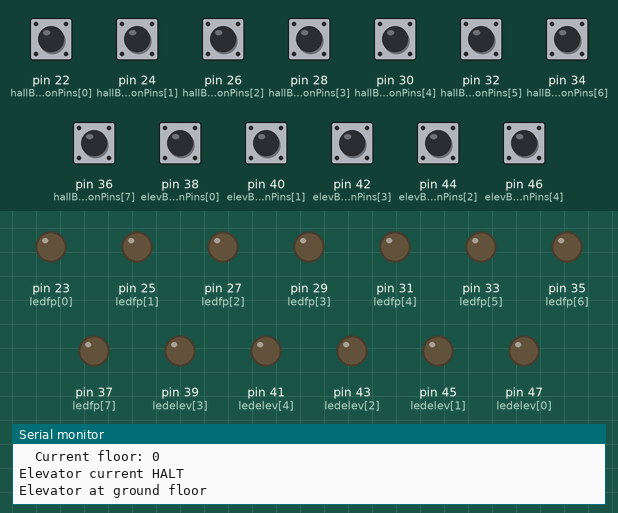
Bench run of a sketch on a simulated Arduino Mega 2560, built with avr-gcc and run on an emulated ATmega2560. Parts: output pins drawn as LEDs (lit = HIGH), the last lines printed to the serial monitor. Inputs (shaded band) come from the test bench; at power-on: pin 22 (hallButtonPins[0]), pin 24 (hallButtonPins[1]), pin 26 (hallButtonPins[2]), pin 28 (hallButtonPins[3]), pin 30 (hallButtonPins[4]), pin 32 (hallButtonPins[5]), pin 34 (hallButtonPins[6]), pin 36 (hallButtonPins[7]), pin 38 (elevButtonPins[0]), pin 40 (elevButtonPins[1]), pin 42 (elevButtonPins[3]), pin 44 (elevButtonPins[2]), pin 46 (elevButtonPins[4]) HIGH.

Above: at 1.2 s.
1.3 s: pin 22 (hallButtonPins[0]) pulled LOW for 0.15 s
At 1.7 s:
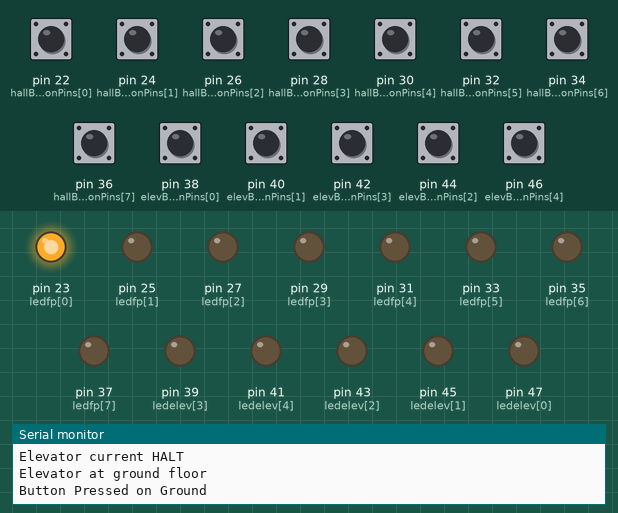
2.9 s: pin 24 (hallButtonPins[1]) pulled LOW for 0.15 s
At 4.1 s:
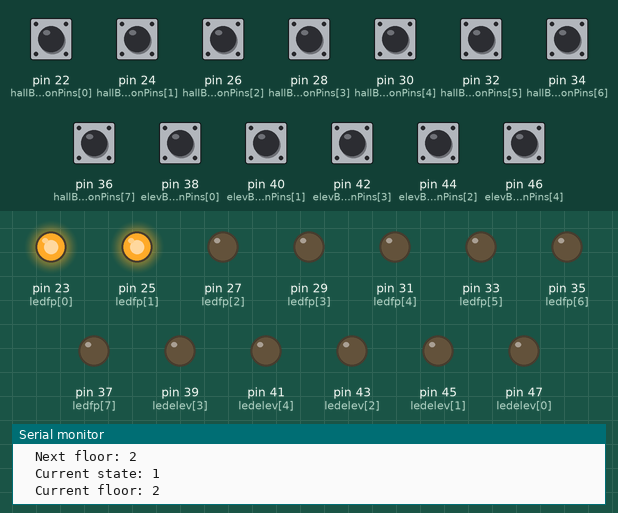
4.5 s: pin 26 (hallButtonPins[2]) pulled LOW for 0.15 s
At 5.4 s:
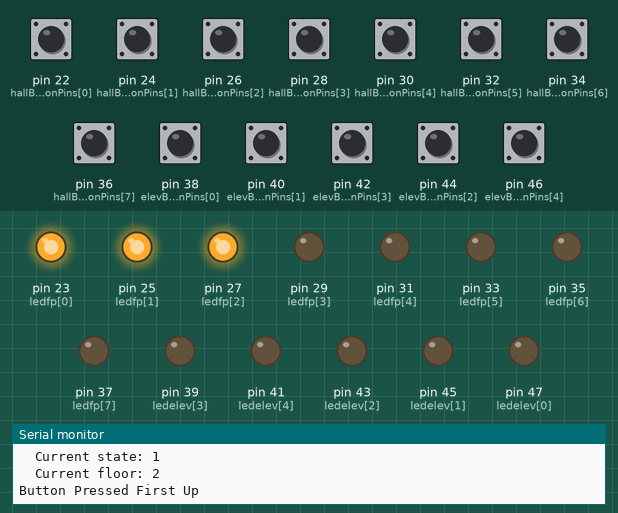
6.1 s: pin 28 (hallButtonPins[3]) pulled LOW for 0.15 s
At 6.5 s:
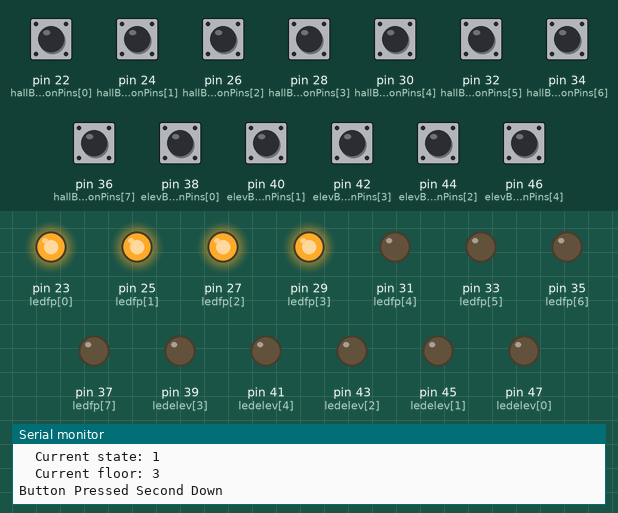
7.7 s: pin 30 (hallButtonPins[4]) pulled LOW for 0.15 s
At 8.9 s:
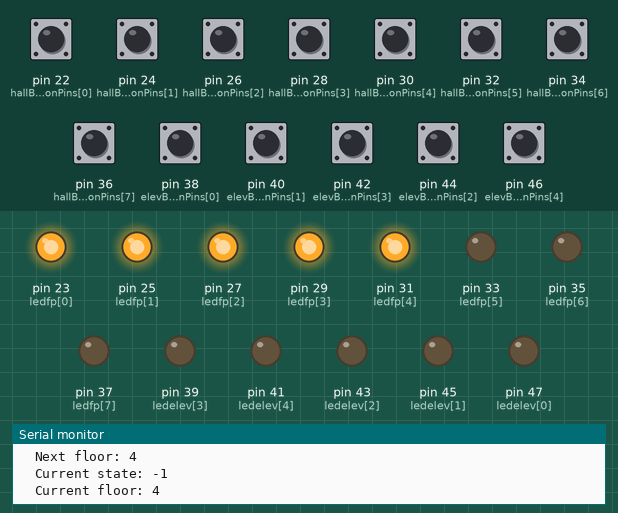
9.3 s: pin 32 (hallButtonPins[5]) pulled LOW for 0.15 s
At 12.5 s:
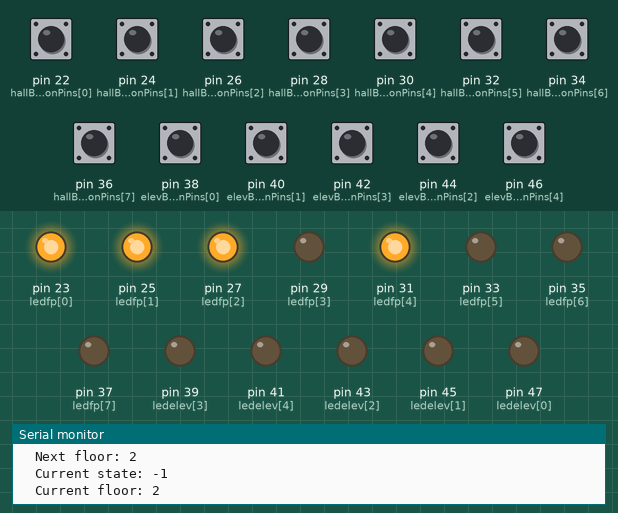
Timing chart, 0 to 17.5 s (numbered marks = the images above; inputs shaded):
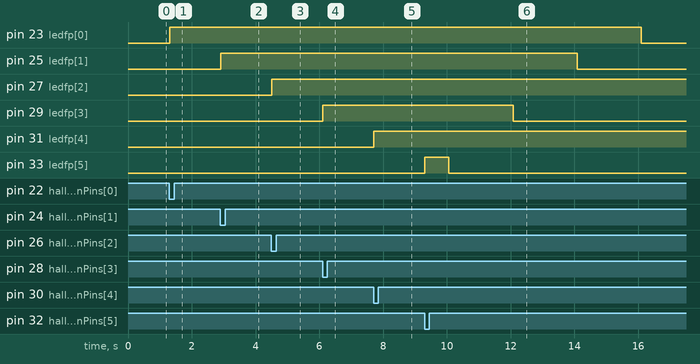

Measured:
- after the input at 1.3 s, pin 23 (ledfp[0]): LOW → HIGH at once
- after the input at 2.9 s, pin 25 (ledfp[1]): LOW → HIGH at once
- after the input at 4.5 s, pin 27 (ledfp[2]): LOW → HIGH at once
- after the input at 6.1 s, pin 29 (ledfp[3]): LOW → HIGH at once
- after the input at 7.7 s, pin 31 (ledfp[4]): LOW → HIGH at once
- after the input at 9.3 s, pin 33 (ledfp[5]): LOW → HIGH at once, → LOW 0.76 s later

The sketch:

elevator.ino
```cpp
#include <Bounce2.h>

struct floorpanel {
	bool up;
	bool down;
};

struct elevator {
  int state; //0 is stopped, 1 is up, -1 is down
  int currentfloor;
  bool input[5];
};

enum elevatorstate {
  UP = 1,
  DOWN = -1,
  HALT = 0
};

const int hallButtonPins[] = { 22, 24, 26, 28, 30, 32, 34, 36 };
const int elevButtonPins[] = { 38, 40, 44, 42, 46 };

const int ledfp[] = {23, 25, 27, 29, 31, 33, 35, 37};
const int ledelev[] = {47, 45, 43, 39, 41};

const int ledpinCount1 = 8;
const int ledpinCount2 = 5;

const int NUM_HALL = 8;
const int NUM_ELEV = 5;

// Bounce Stuff
Bounce debouncerHall1 = Bounce();
Bounce debouncerHall2 = Bounce();
Bounce debouncerHall3 = Bounce();
Bounce debouncerHall4 = Bounce();
Bounce debouncerHall5 = Bounce();
Bounce debouncerHall6 = Bounce();
Bounce debouncerHall7 = Bounce();
Bounce debouncerHall8 = Bounce();

Bounce debouncerElev1 = Bounce();
Bounce debouncerElev2 = Bounce();
Bounce debouncerElev3 = Bounce();
Bounce debouncerElev4 = Bounce();
Bounce debouncerElev5 = Bounce();

struct elevator e1;
struct floorpanel fp[5];

// the setup function runs once when you press reset or power the board
void setup() {
  e1.state = 0;
  e1.currentfloor = 0;
  e1.input[0] = false;
  e1.input[1] = false;
  e1.input[2] = false;
  e1.input[3] = false;
  e1.input[4] = false;

  for (int i = 0; i < ledpinCount1; i++) {
    pinMode( ledfp[i], OUTPUT);
  }

  for (int i = 0; i < ledpinCount2; i++) {
    pinMode( ledelev[i], OUTPUT);
  }

	Serial.begin(9600);
	setupHallButtons();
	setupElevButtons();

	// attach pins and set interval for debounce instances
	debouncerHall1.attach(hallButtonPins[0]);
	debouncerHall1.interval(5);
	debouncerHall2.attach(hallButtonPins[1]);
	debouncerHall2.interval(5);
	debouncerHall3.attach(hallButtonPins[2]);
	debouncerHall3.interval(5);
	debouncerHall4.attach(hallButtonPins[3]);
	debouncerHall4.interval(5);
	debouncerHall5.attach(hallButtonPins[4]);
	debouncerHall5.interval(5);
	debouncerHall6.attach(hallButtonPins[5]);
	debouncerHall6.interval(5);
	debouncerHall7.attach(hallButtonPins[6]);
	debouncerHall7.interval(5);
	debouncerHall8.attach(hallButtonPins[7]);
	debouncerHall8.interval(5);

	debouncerElev1.attach(elevButtonPins[0]);
	debouncerElev1.interval(5);
	debouncerElev2.attach(elevButtonPins[1]);
	debouncerElev2.interval(5);
	debouncerElev3.attach(elevButtonPins[2]);
	debouncerElev3.interval(5);
	debouncerElev4.attach(elevButtonPins[3]);
	debouncerElev4.interval(5);
	debouncerElev5.attach(elevButtonPins[4]);
	debouncerElev5.interval(5);
}

// the loop function runs over and over again until power down or reset
void loop() {

	// update bounce instances
	debouncerHall1.update();
	debouncerHall2.update();
	debouncerHall3.update();
	debouncerHall4.update();
	debouncerHall5.update();
	debouncerHall6.update();
	debouncerHall7.update();
	debouncerHall8.update();

	debouncerElev1.update();
	debouncerElev2.update();
	debouncerElev3.update();
	debouncerElev4.update();
	debouncerElev5.update();

	int elev1 = debouncerElev1.fell();
	int elev2 = debouncerElev2.fell();
	int elev3 = debouncerElev3.fell();
	int elev4 = debouncerElev4.fell();
	int elev5 = debouncerElev5.fell();

	int hall1 = debouncerHall1.fell();
	int hall2 = debouncerHall2.fell();
	int hall3 = debouncerHall3.fell();
	int hall4 = debouncerHall4.fell();
	int hall5 = debouncerHall5.fell();
	int hall6 = debouncerHall6.fell();
	int hall7 = debouncerHall7.fell();
	int hall8 = debouncerHall8.fell();

	if (hall1 == HIGH)
	{
		Serial.println("Button Pressed on Ground");
		fp[0].up = true;
		digitalWrite(ledfp[0], HIGH);
	}
	else if (hall2 == HIGH)
	{
		Serial.println("Button Pressed First Down");
		fp[1].down = true;
		digitalWrite(ledfp[1], HIGH);
	}
	else if (hall3 == HIGH)
	{
		Serial.println("Button Pressed First Up");
		fp[1].up = true;
		digitalWrite(ledfp[2], HIGH);
	}
	else if (hall4 == HIGH)
	{
		Serial.println("Button Pressed Second Down");
		fp[2].down = true;
		digitalWrite(ledfp[3], HIGH);
	}
	else if (hall5 == HIGH)
	{
		Serial.println("Button Pressed Second Up");
		fp[2].up = true;
		digitalWrite(ledfp[4], HIGH);
	}
	else if (hall6 == HIGH)
	{
		Serial.println("Button Pressed Third Down");
		fp[3].down = true;
		digitalWrite(ledfp[5], HIGH);
	}
	else if (hall7 == HIGH)
	{
		Serial.println("Button Pressed Third Up");
		fp[3].up = true;
		digitalWrite(ledfp[6], HIGH);
	}
	else if (hall8 == HIGH)
	{
		Serial.println("Button Pressed Top");
		fp[4].down = true;
		digitalWrite(ledfp[7], HIGH);
	}
	else if (elev1 == HIGH)
	{
		Serial.println("Ground floor Selected");
		e1.input[0] = true;
		digitalWrite(ledelev[0], HIGH);
	}
	else if (elev2 == HIGH)
	{
		Serial.println("First floor Selected");
		e1.input[1] = true;
		digitalWrite(ledelev[1], HIGH);
	}
	else if (elev3 == HIGH)
	{
		Serial.println("Second floor Selected");
		e1.input[2] = true;
		digitalWrite(ledelev[2], HIGH);
	}
	else if (elev4 == HIGH)
	{
		Serial.println("Third floor Selected");
		e1.input[3] = true;
		digitalWrite(ledelev[3], HIGH);
	}
	else if (elev5 == HIGH)
	{
		Serial.println("Fourth floor Selected");
		e1.input[4] = true;
		//digitalWrite(41, HIGH);
		digitalWrite(ledelev[4], HIGH);
	}

	controlElevator();
}

void setupHallButtons() {
	for (int i = 0; i < NUM_HALL; i++)
		pinMode(hallButtonPins[i], INPUT_PULLUP);
}
void setupElevButtons() {
	for (int i = 0; i < NUM_ELEV; i++)
		pinMode(elevButtonPins[i], INPUT_PULLUP);
}

//keep in mind that this is inside the loop, it will keep doing this until there is no service request for fp or e1
void controlElevator() {


	//if e1 panel requires service or fp requires service
	//then we do logics
	if (elevRequiresService(e1.input) || fpRequiresService(fp)) {

	  Serial.print("  Current state: ");
		Serial.println(e1.state);

		Serial.print("  Current floor: ");
		Serial.println(e1.currentfloor );

		//first we need to change the elevator state and current floor
		if (e1.state == UP) {
			if (e1.currentfloor <4) {
				e1.currentfloor ++;
				waitOnElev(2000);
			}
			if (e1.currentfloor == 4) {
				e1.state = DOWN;
			}

		} else if (e1.state == DOWN) {
			if (e1.currentfloor > 0) {
				e1.currentfloor --;
				waitOnElev(2000);
			}
			if (e1.currentfloor == 0) {
				e1.state = UP;
			}

		} else {

		  Serial.println("Elevator current HALT");

			if (e1.currentfloor == 0) {
				e1.state = UP;
				e1.currentfloor ++;
				Serial.println("Elevator at ground floor");
			} else	if (e1.currentfloor == 4) {
				e1.state = DOWN;
				e1.currentfloor --;
				Serial.println("Elevator at top floor");
			} else if (e1.currentfloor == 1 || e1.currentfloor == 2 || e1.currentfloor == 3) {
			  if (e1.state == UP)
			    e1.currentfloor++;
			  else if (e1.state == DOWN)
			    e1.currentfloor--;

			}
			waitOnElev(2000);

		}

    Serial.print("  Next state: ");
		Serial.println(e1.state);

		Serial.print("  Next floor: ");
		Serial.println(e1.currentfloor );

		//after we reach a certain floor, we need to turn off the signal for that floor on both fp and e1
		for (int i=0; i<5; i++) {

		  //flip the inputs since we serviced the ground going up request already
			if (e1.currentfloor == i && e1.state == UP && i != 4) {
				fp[i].up = false;
				e1.input[i] = false;
				digitalWrite(ledelev[i], LOW);
				turnOffFpLed(i);

				//need case for led fp
			}
			if (e1.currentfloor == i && e1.state == DOWN && i != 0) {
				fp[i].down = false;
				e1.input[i] = false;
				digitalWrite(ledelev[i], LOW);
				turnOffFpLed(i);
			}
		}

	} else {   //otherwise do nothing
	  //e1.state = HALT;
	}
}

void turnOffFpLed(int floor) {

  if (floor ==0 && e1.state==UP) digitalWrite(ledfp[0], LOW);
  if (floor ==1 && e1.state==DOWN) digitalWrite(ledfp[1], LOW);
  if (floor ==1 && e1.state==UP) digitalWrite(ledfp[2], LOW);
  if (floor == 2 && e1.state==DOWN) digitalWrite(ledfp[3], LOW);
  if (floor == 2 && e1.state==UP) digitalWrite(ledfp[4], LOW);
  if (floor == 3 && e1.state==DOWN) digitalWrite(ledfp[5], LOW);
  if (floor == 3 && e1.state==UP) digitalWrite(ledfp[6], LOW);
  if (floor == 4 && e1.state==DOWN) digitalWrite(ledfp[7], LOW);
}

bool elevRequiresService(bool array[]) {
	for (int i=0; i<8; i++) {
		if (array[i] == true) {
			return true;
		}
	}
	return false;
}

bool fpRequiresService(floorpanel fp[]){
	for (int i=0; i<5; i++) {
		if (fp[i].up == true || fp[i].down == true) {
			return true;
		}
	}
	return false;
}

void waitOnElev(unsigned int interval) {
    unsigned long previousMillis = millis(); // grab current time
    // check if "interval" time has passed (1000 milliseconds)
    while ((unsigned long)(millis() - previousMillis) < interval) {

		debouncerHall1.update();
    	debouncerHall2.update();
    	debouncerHall3.update();
    	debouncerHall4.update();
    	debouncerHall5.update();
    	debouncerHall6.update();
    	debouncerHall7.update();
    	debouncerHall8.update();

    	debouncerElev1.update();
    	debouncerElev2.update();
    	debouncerElev3.update();
    	debouncerElev4.update();
    	debouncerElev5.update();

    	int elev1 = debouncerElev1.fell();
    	int elev2 = debouncerElev2.fell();
    	int elev3 = debouncerElev3.fell();
    	int elev4 = debouncerElev4.fell();
    	int elev5 = debouncerElev5.fell();

    	int hall1 = debouncerHall1.fell();
    	int hall2 = debouncerHall2.fell();
    	int hall3 = debouncerHall3.fell();
    	int hall4 = debouncerHall4.fell();
    	int hall5 = debouncerHall5.fell();
    	int hall6 = debouncerHall6.fell();
    	int hall7 = debouncerHall7.fell();
    	int hall8 = debouncerHall8.fell();

    	if (hall1 == HIGH)
    	{
    		Serial.println("Button Pressed on Ground");
    		fp[0].up = true;
    		digitalWrite(ledfp[0], HIGH);
    	}
    	else if (hall2 == HIGH)
    	{
    		Serial.println("Button Pressed First Down");
    		fp[1].down = true;
    		digitalWrite(ledfp[1], HIGH);
    	}
    	else if (hall3 == HIGH)
    	{
    		Serial.println("Button Pressed First Up");
    		fp[1].up = true;
    		digitalWrite(ledfp[2], HIGH);
    	}
    	else if (hall4 == HIGH)
    	{
    		Serial.println("Button Pressed Second Down");
    		fp[2].down = true;
    		digitalWrite(ledfp[3], HIGH);
    	}
    	else if (hall5 == HIGH)
    	{
    		Serial.println("Button Pressed Second Up");
    		fp[2].up = true;
    		digitalWrite(ledfp[4], HIGH);
    	}
    	else if (hall6 == HIGH)
    	{
    		Serial.println("Button Pressed Third Down");
    		fp[3].down = true;
    		digitalWrite(ledfp[5], HIGH);
    	}
    	else if (hall7 == HIGH)
    	{
    		Serial.println("Button Pressed Third Up");
    		fp[3].up = true;
    		digitalWrite(ledfp[6], HIGH);
    	}
    	else if (hall8 == HIGH)
    	{
    		Serial.println("Button Pressed Top");
    		fp[4].down = true;
    		digitalWrite(ledfp[7], HIGH);
    	}
    	else if (elev1 == HIGH)
    	{
    		Serial.println("Ground floor Selected");
    		e1.input[0] = true;
    		digitalWrite(ledelev[0], HIGH);
    	}
    	else if (elev2 == HIGH)
    	{
    		Serial.println("First floor Selected");
    		e1.input[1] = true;
    		digitalWrite(ledelev[1], HIGH);
    	}
    	else if (elev3 == HIGH)
    	{
    		Serial.println("Second floor Selected");
    		e1.input[2] = true;
    		digitalWrite(ledelev[2], HIGH);
    	}
    	else if (elev4 == HIGH)
    	{
    		Serial.println("Third floor Selected");
    		e1.input[3] = true;
    		digitalWrite(ledelev[3], HIGH);
    	}
    	else if (elev5 == HIGH)
    	{
    		Serial.println("Fourth floor Selected");
    		e1.input[4] = true;
    		//digitalWrite(41, HIGH);
    		digitalWrite(ledelev[4], HIGH);
    	}

    }
}
```
